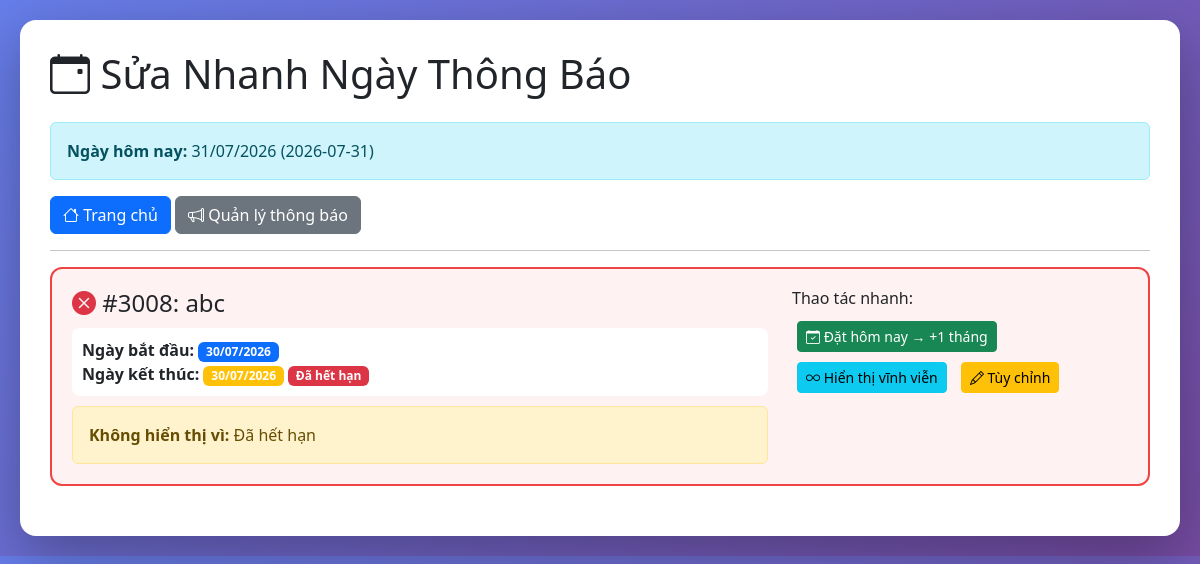
The page /lanh_dao/sua_ngay_thong_bao.php on the database its author committed.
### tables this page shows
CREATE TABLE `thong_bao` (
  `id` int(11) NOT NULL,
  `nguoi_nhan_id` int(11) DEFAULT NULL,
  `tieu_de` varchar(255) NOT NULL,
  `noi_dung` text NOT NULL,
  `loai` enum('info','success','warning','danger') DEFAULT 'info',
  `da_doc` tinyint(1) DEFAULT 0,
  `link` varchar(500) DEFAULT NULL,
  `loai_thong_bao` varchar(50) DEFAULT 'thong_bao',
  `ngay_bat_dau` date DEFAULT NULL,
  `ngay_ket_thuc` date DEFAULT NULL,
  `trang_thai` enum('mo','khoa') NOT NULL DEFAULT 'mo',
  `created_at` timestamp NOT NULL DEFAULT current_timestamp()
);

### lanh_dao/sua_ngay_thong_bao.php (the view, shortened to what this page needs)
<?php
$db = Database::getInstance()->getConnection();
$sql = "SELECT * FROM thong_bao WHERE nguoi_nhan_id IS NULL ORDER BY created_at DESC";
$stmt = $db->query($sql);
$allNotifications = $stmt->fetchAll();
$today = date('Y-m-d');
?>
<!DOCTYPE html>
<html lang="vi">
<head>
    <link href="https://cdn.jsdelivr.net/npm/bootstrap@5.3.0/dist/css/bootstrap.min.css" rel="stylesheet">
    <link rel="stylesheet" href="https://cdn.jsdelivr.net/npm/bootstrap-icons@1.11.0/font/bootstrap-icons.css">
</head>
<body>
    <div class="container">
        <h1 class="mb-4">
            <i class="bi bi-calendar-event"></i> Sửa Nhanh Ngày Thông Báo
        </h1>
        <div class="alert alert-info">
            <strong>Ngày hôm nay:</strong> <?= date('d/m/Y', strtotime($today)) ?> (<?= $today ?>)
        </div>
        <div class="mb-3">
            <a href="index.php" class="btn btn-primary">
                <i class="bi bi-house"></i> Trang chủ
            </a>
            <a href="lanh_dao/quan_ly_thong_bao.php" class="btn btn-secondary">
                <i class="bi bi-megaphone"></i> Quản lý thông báo
            </a>
        </div>
        <hr>
        <?php foreach ($allNotifications as $tb): ?>
            <?php
            $isActive = true;
            $reasons = [];
            if (!empty($tb['ngay_ket_thuc']) && $tb['ngay_ket_thuc'] < $today) {
                $isActive = false;
                $reasons[] = "Đã hết hạn";
            }
            $cardClass = $isActive ? 'active' : 'inactive';
            $statusIcon = $isActive ? 'bi-check-circle-fill text-success' : 'bi-x-circle-fill text-danger';
            ?>
            <div class="notification-card <?= $cardClass ?>">
                <div class="row">
                    <div class="col-md-8">
                        <h4>
                            <i class="bi <?= $statusIcon ?>"></i>
                            #<?= $tb['id'] ?>: <?= htmlspecialchars($tb['tieu_de']) ?>
                        </h4>
                        <div class="date-info">
                            <strong>Ngày bắt đầu:</strong>
                            <?php if ($tb['ngay_bat_dau']): ?>
                                <span class="badge bg-primary"><?= date('d/m/Y', strtotime($tb['ngay_bat_dau'])) ?></span>
                            <?php else: ?>
                                <span class="badge bg-secondary">Không giới hạn</span>
                            <?php endif; ?>
                            <br>
                            <strong>Ngày kết thúc:</strong>
                            <?php if ($tb['ngay_ket_thuc']): ?>
                                <span class="badge bg-warning"><?= date('d/m/Y', strtotime($tb['ngay_ket_thuc'])) ?></span>
                                <?php if ($tb['ngay_ket_thuc'] < $today): ?>
                                    <span class="badge bg-danger">Đã hết hạn</span>
                                <?php endif; ?>
                            <?php else: ?>
                                <span class="badge bg-secondary">Không giới hạn</span>
                            <?php endif; ?>
                        </div>
                        <?php if (!$isActive): ?>
                            <div class="alert alert-warning mt-2 mb-0">
                                <strong>Không hiển thị vì:</strong> <?= implode(', ', $reasons) ?>
                            </div>
                        <?php endif; ?>
                    </div>
                    <div class="col-md-4">
                        <h6>Thao tác nhanh:</h6>
                        <form method="POST" style="display: inline;">
                            <button type="submit" class="btn btn-success btn-sm btn-action">
                                <i class="bi bi-calendar-check"></i> Đặt hôm nay → +1 tháng
                            </button>
                        </form>
                        <form method="POST" style="display: inline;">
                            <button type="submit" class="btn btn-info btn-sm btn-action">
                                <i class="bi bi-infinity"></i> Hiển thị vĩnh viễn
                            </button>
                        </form>
                        <button class="btn btn-warning btn-sm btn-action" type="button"
                                data-bs-toggle="collapse" data-bs-target="#form<?= $tb['id'] ?>">
                            <i class="bi bi-pencil"></i> Tùy chỉnh
                        </button>
                    </div>
                </div>
            </div>
        <?php endforeach; ?>
    </div>
</body>
</html>

### lanh_dao/sua_ngay_thong_bao.php (style rules this page uses)
body { background: linear-gradient(135deg, #667eea 0%, #764ba2 100%); padding: 20px; font-family: 'Segoe UI', Tahoma, Geneva, Verdana, sans-serif; }
.container { max-width: 1200px; background: white; border-radius: 16px; padding: 30px; box-shadow: 0 20px 60px rgba(0, 0, 0, 0.3); }
.notification-card { border: 2px solid #e2e8f0; border-radius: 12px; padding: 20px; margin-bottom: 20px; background: #f8f9fa; }
.notification-card.inactive { border-color: #ef4444; background: #fef2f2; }
.btn-action { margin: 5px; }
.date-info { background: white; padding: 10px; border-radius: 8px; margin: 10px 0; }

### rows shown on the page
thong_bao: id "3008", tieu_de "abc", ngay_bat_dau "30/07/2026", ngay_ket_thuc "30/07/2026", shows "Đã hết hạn", reasons "Đã hết hạn"
